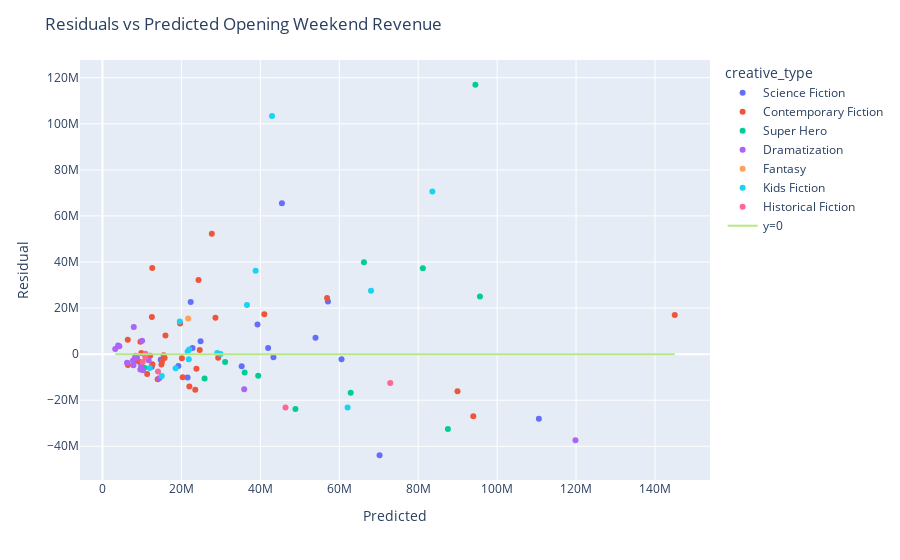

The notebook cell this image was saved under:
### Code cell
# plot residuals
results_df["residual"] = results_df["actual"] - results_df["predicted"]

fig2 = px.scatter(results_df, x="predicted", y="residual", hover_name="title", color="creative_type")
fig2.add_trace(go.Scatter(x=results_df["predicted"], y=[0] * len(results_df), mode="lines", name="y=0"))
fig2.update_layout(title="Residuals vs Predicted Opening Weekend Revenue", xaxis_title="Predicted", yaxis_title="Residual")

### Figure 1 — Plotly figure (JSON) as saved in the notebook; plotly's stock layout.template omitted (floating-point values rounded to 4 significant figures)
{"data": [{"hovertemplate": "<b>%{hovertext}</b><br><br>creative_type=Science Fiction<br>predicted=%{x}<br>residual=%{y}<extra></extra>", "hovertext": ["M3GAN", "65", "Transformers: Rise of the Beasts", "Meg 2: The Trench", "The Creator", "The Hunger Games: The Ballad of Songbirds & Snakes", "Godzilla Minus One (ゴジラ最新作)", "Dune: Part Two", "Ghostbusters: Frozen Empire", "Godzilla x Kong: The New Empire", "Civil War", "Kingdom of the Planet of the Apes", "Furiosa: A Mad Max Saga", "The Watchers", "A Quiet Place: Day One", "Alien: Romulus", "Beetlejuice Beetlejuice"], "legendgroup": "Science Fiction", "marker": {"color": "#636efa", "symbol": "circle"}, "mode": "markers", "name": "Science Fiction", "orientation": "v", "showlegend": true, "type": "scatter", "x": [24860000.0, 14760000.0, 53980000.0, 35280000.0, 19240000.0, 41980000.0, 21570000.0, 110600000.0, 22360000.0, 57130000.0, 22820000.0, 60570000.0, 70220000.0, 12500000.0, 39280000.0, 43320000.0, 45470000.0], "xaxis": "x", "y": [5571000.0, -2429000.0, 7066000.0, -5273000.0, -5162000.0, 2629000.0, -10150000.0, -28070000.0, 22650000.0, 22880000.0, 2713000.0, -2171000.0, -43890000.0, -5500000.0, 12920000.0, -1319000.0, 65530000.0], "yaxis": "y"}, {"hovertemplate": "<b>%{hovertext}</b><br><br>creative_type=Contemporary Fiction<br>predicted=%{x}<br>residual=%{y}<extra></extra>", "hovertext": ["80 for Brady", "Knock at the Cabin", "Creed III", "Operation Fortune: Ruse de guerre", "Scream VI", "John Wick: Chapter 4", "Renfield", "Beau is Afraid", "Fast X", "The Machine", "No Hard Feelings", "Insidious: The Red Door", "Barbie", "Talk To Me", "Haunted Mansion", "Strays", "Expend4bles", "Saw X", "The Exorcist: Believer", "Five Nights at Freddy’s", "Thanksgiving", "American Fiction", "Anyone But You", "Mean Girls", "Argylle", "Imaginary", "Abigail", "Challengers", "The Fall Guy", "Tarot", "The Strangers: Chapter 1", "Bad Boys: Ride or Die", "Twisters", "It Ends With Us", "Speak No Evil"], "legendgroup": "Contemporary Fiction", "marker": {"color": "#EF553B", "symbol": "circle"}, "mode": "markers", "name": "Contemporary Fiction", "orientation": "v", "showlegend": true, "type": "scatter", "x": [6411000.0, 15750000.0, 41010000.0, 13990000.0, 28620000.0, 89960000.0, 22030000.0, 11330000.0, 93960000.0, 7909000.0, 9611000.0, 19680000.0, 145000000.0, 14940000.0, 15960000.0, 12650000.0, 23520000.0, 20130000.0, 24650000.0, 27710000.0, 20320000.0, 6455000.0, 9167000.0, 12520000.0, 23810000.0, 10920000.0, 9852000.0, 15510000.0, 29330000.0, 8247000.0, 15070000.0, 24340000.0, 56910000.0, 12620000.0, 12090000.0], "xaxis": "x", "y": [6290000.0, -1626000.0, 17360000.0, -10850000.0, 15820000.0, -16150000.0, -14000000.0, -8663000.0, -26940000.0, -2909000.0, 5391000.0, 13330000.0, 17010000.0, -4508000.0, 8123000.0, -4404000.0, -15480000.0, -1819000.0, 1851000.0, 52290000.0, -10020000.0, -4699000.0, -3167000.0, 16110000.0, -6338000.0, -1011000.0, 445400.0, -494100.0, -1580000.0, -1744000.0, -3247000.0, 32190000.0, 24340000.0, 37400000.0, -690200.0], "yaxis": "y"}, {"hovertemplate": "<b>%{hovertext}</b><br><br>creative_type=Super Hero<br>predicted=%{x}<br>residual=%{y}<extra></extra>", "hovertext": ["Ant-Man and the Wasp: Quantumania", "Shazam! Fury of the Gods", "Guardians of the Galaxy Vol 3", "Spider-Man: Across the Spider-Verse", "The Flash", "Teenage Mutant Ninja Turtles: Mutant Mayhem", "Blue Beetle", "The Marvels", "Aquaman and the Lost Kingdom", "Madame Web", "Deadpool & Wolverine", "The Crow"], "legendgroup": "Super Hero", "marker": {"color": "#00cc96", "symbol": "circle"}, "mode": "markers", "name": "Super Hero", "orientation": "v", "showlegend": true, "type": "scatter", "x": [66250000.0, 39460000.0, 81180000.0, 95650000.0, 87530000.0, 36030000.0, 48900000.0, 62900000.0, 31080000.0, 25880000.0, 94490000.0, 10590000.0], "xaxis": "x", "y": [39860000.0, -9353000.0, 37240000.0, 25010000.0, -32490000.0, -8023000.0, -23860000.0, -16790000.0, -3393000.0, -10540000.0, 116900000.0, -5950000.0], "yaxis": "y"}, {"hovertemplate": "<b>%{hovertext}</b><br><br>creative_type=Dramatization<br>predicted=%{x}<br>residual=%{y}<extra></extra>", "hovertext": ["Jesus Revolution", "His Only Son", "The Pope’s Exorcist", "Big George Foreman: The Miraculous Story of the Once and Future Heavyweight Champion of the World", "Sound of Freedom", "Oppenheimer", "Dumb Money", "Priscilla", "Journey to Bethlehem", "Next Goal Wins", "Napoleon", "The Iron Claw", "Ferrari", "Cabrini", "Arthur the King", "Unsung Hero", "Sound of Hope: The Story of Possum Trot", "Reagan"], "legendgroup": "Dramatization", "marker": {"color": "#ab63fa", "symbol": "circle"}, "mode": "markers", "name": "Dramatization", "orientation": "v", "showlegend": true, "type": "scatter", "x": [10040000.0, 3239000.0, 11700000.0, 9592000.0, 7931000.0, 119900000.0, 10270000.0, 7745000.0, 6259000.0, 6286000.0, 35920000.0, 9779000.0, 14390000.0, 8757000.0, 8349000.0, 3964000.0, 7850000.0, 4272000.0], "xaxis": "x", "y": [5842000.0, 2262000.0, -2690000.0, -6666000.0, 11750000.0, -37400000.0, -6949000.0, -2705000.0, -3859000.0, -3785000.0, -15280000.0, -4911000.0, -10470000.0, -1588000.0, -715400.0, 3768000.0, -4771000.0, 3379000.0], "yaxis": "y"}, {"hovertemplate": "<b>%{hovertext}</b><br><br>creative_type=Fantasy<br>predicted=%{x}<br>residual=%{y}<extra></extra>", "hovertext": ["Dungeons & Dragons: Honor Among Thieves"], "legendgroup": "Fantasy", "marker": {"color": "#FFA15A", "symbol": "circle"}, "mode": "markers", "name": "Fantasy", "orientation": "v", "showlegend": true, "type": "scatter", "x": [21720000.0], "xaxis": "x", "y": [15490000.0], "yaxis": "y"}, {"hovertemplate": "<b>%{hovertext}</b><br><br>creative_type=Kids Fiction<br>predicted=%{x}<br>residual=%{y}<extra></extra>", "hovertext": ["The Super Mario Bros. Movie", "The Little Mermaid", "Elemental", "Ruby Gillman, Teenage Kraken", "PAW Patrol: The Mighty Movie", "Trolls Band Together", "Wish", "Wonka", "Migration", "Kung Fu Panda 4", "IF", "The Garfield Movie", "Inside Out 2", "Despicable Me 4", "Harold and the Purple Crayon"], "legendgroup": "Kids Fiction", "marker": {"color": "#19d3f3", "symbol": "circle"}, "mode": "markers", "name": "Kids Fiction", "orientation": "v", "showlegend": true, "type": "scatter", "x": [42960000.0, 68050000.0, 29080000.0, 15030000.0, 21590000.0, 29920000.0, 21870000.0, 62120000.0, 18530000.0, 36620000.0, 19590000.0, 21980000.0, 83600000.0, 38800000.0, 11990000.0], "xaxis": "x", "y": [103400000.0, 27530000.0, 523400.0, -9534000.0, 1174000.0, 79430.0, -2171000.0, -23120000.0, -6079000.0, 21370000.0, 14120000.0, 2026000.0, 70600000.0, 36200000.0, -5986000.0], "yaxis": "y"}, {"hovertemplate": "<b>%{hovertext}</b><br><br>creative_type=Historical Fiction<br>predicted=%{x}<br>residual=%{y}<extra></extra>", "hovertext": ["Are You There God? It’s Me, Margaret", "Indiana Jones and the Dial of Destiny", "The Last Voyage of the Demeter", "Killers of the Flower Moon", "Horizon: An American Saga Chapter 1", "Fly Me to the Moon"], "legendgroup": "Historical Fiction", "marker": {"color": "#FF6692", "symbol": "circle"}, "mode": "markers", "name": "Historical Fiction", "orientation": "v", "showlegend": true, "type": "scatter", "x": [10170000.0, 72920000.0, 14070000.0, 46380000.0, 10890000.0, 10890000.0], "xaxis": "x", "y": [-3432000.0, -12550000.0, -7567000.0, -23120000.0, 164200.0, -1462000.0], "yaxis": "y"}, {"mode": "lines", "name": "y=0", "type": "scatter", "x": [24860000.0, 6411000.0, 15750000.0, 66250000.0, 10040000.0, 41010000.0, 13990000.0, 28620000.0, 14760000.0, 39460000.0, 89960000.0, 21720000.0, 3239000.0, 42960000.0, 22030000.0, 11700000.0, 11330000.0, 9592000.0, 10170000.0, 81180000.0, 93960000.0, 68050000.0, 7909000.0, 95650000.0, 53980000.0, 87530000.0, 29080000.0, 9611000.0, 15030000.0, 72920000.0, 7931000.0, 19680000.0, 119900000.0, 145000000.0, 14940000.0, 15960000.0, 36030000.0, 35280000.0, 14070000.0, 48900000.0, 12650000.0, 10270000.0, 23520000.0, 19240000.0, 20130000.0, 21590000.0, 24650000.0, 46380000.0, 7745000.0, 27710000.0, 6259000.0, 62900000.0, 6286000.0, 41980000.0, 20320000.0, 29920000.0, 21870000.0, 35920000.0, 21570000.0, 6455000.0, 62120000.0, 18530000.0, 9779000.0, 31080000.0, 9167000.0, 14390000.0, 12520000.0, 23810000.0, 25880000.0, 110600000.0, 36620000.0, 10920000.0, 8757000.0, 8349000.0, 22360000.0, 57130000.0, 22820000.0, 9852000.0, 15510000.0, 3964000.0, 29330000.0, 8247000.0, 60570000.0, 19590000.0, 15070000.0, 70220000.0, 21980000.0, 12500000.0, 24340000.0, 83600000.0, 39280000.0, 10890000.0, 38800000.0, 7850000.0, 10890000.0, 56910000.0, 94490000.0, 11990000.0, 12620000.0, 43320000.0, 10590000.0, 4272000.0, 45470000.0, 12090000.0], "y": [0, 0, 0, 0, 0, 0, 0, 0, 0, 0, 0, 0, 0, 0, 0, 0, 0, 0, 0, 0, 0, 0, 0, 0, 0, 0, 0, 0, 0, 0, 0, 0, 0, 0, 0, 0, 0, 0, 0, 0, 0, 0, 0, 0, 0, 0, 0, 0, 0, 0, 0, 0, 0, 0, 0, 0, 0, 0, 0, 0, 0, 0, 0, 0, 0, 0, 0, 0, 0, 0, 0, 0, 0, 0, 0, 0, 0, 0, 0, 0, 0, 0, 0, 0, 0, 0, 0, 0, 0, 0, 0, 0, 0, 0, 0, 0, 0, 0, 0, 0, 0, 0, 0, 0]}], "layout": {"legend": {"title": {"text": "creative_type"}, "tracegroupgap": 0}, "margin": {"t": 60}, "title": {"text": "Residuals vs Predicted Opening Weekend Revenue"}, "xaxis": {"anchor": "y", "domain": [0, 1], "title": {"text": "Predicted"}}, "yaxis": {"anchor": "x", "domain": [0, 1], "title": {"text": "Residual"}}}}
